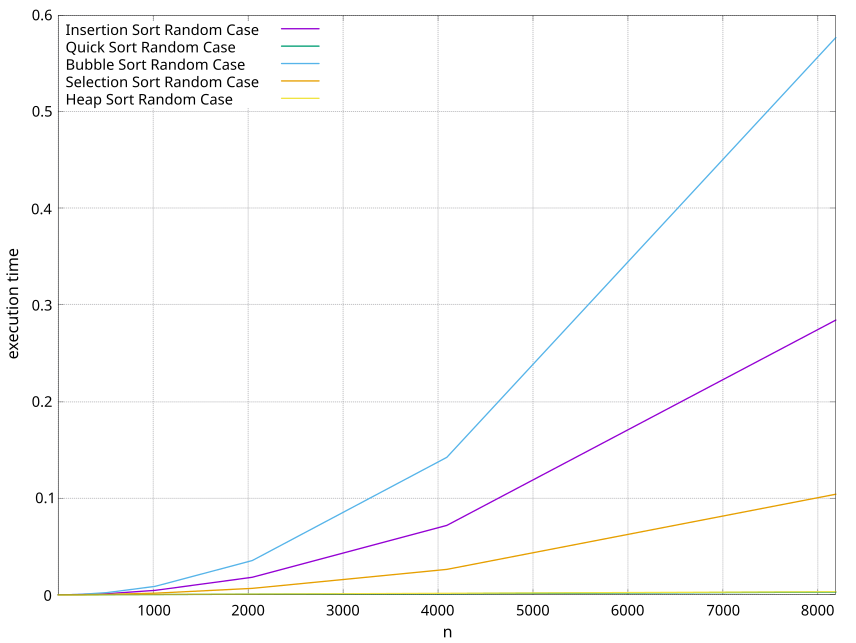

The gnuplot source for this figure:
reset
set grid
set border lw 0.2;  
set key Left left font ",11"
set tics font ",11"
set xlabel "n" font ",12"
set ylabel "execution time" font ",12"   
set xrange [4:8192] 
plot "times1.dat" u 1:2 w l title "Insertion Sort Random Case",\
     "times1.dat" u 1:3 w l title "Quick Sort Random Case",\
     "times1.dat" u 1:4 w l title "Bubble Sort Random Case",\
     "times1.dat" u 1:5 w l title "Selection Sort Random Case",\
     "times1.dat" u 1:6 w l title "Heap Sort Random Case"
